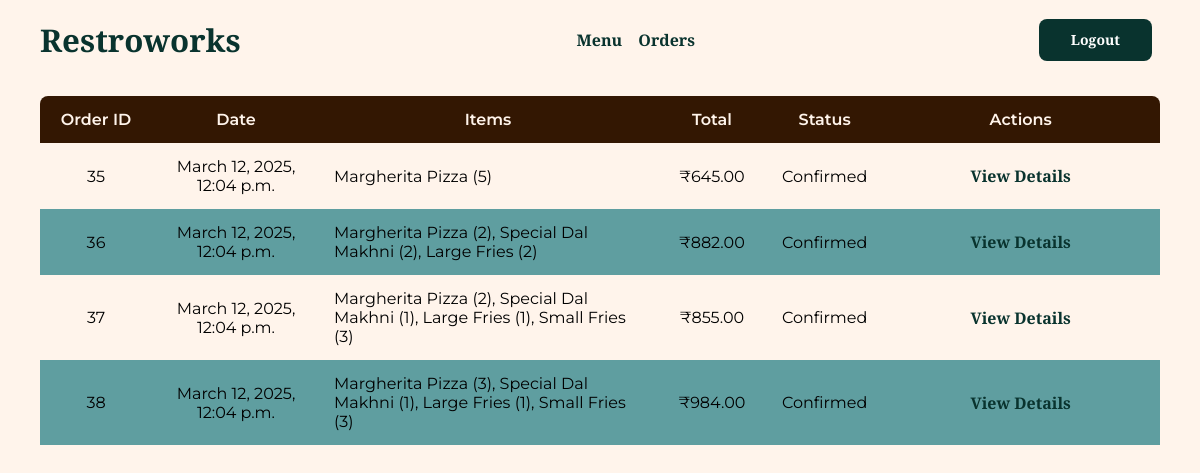
The app's page /orders/view/all (signed in), older data.
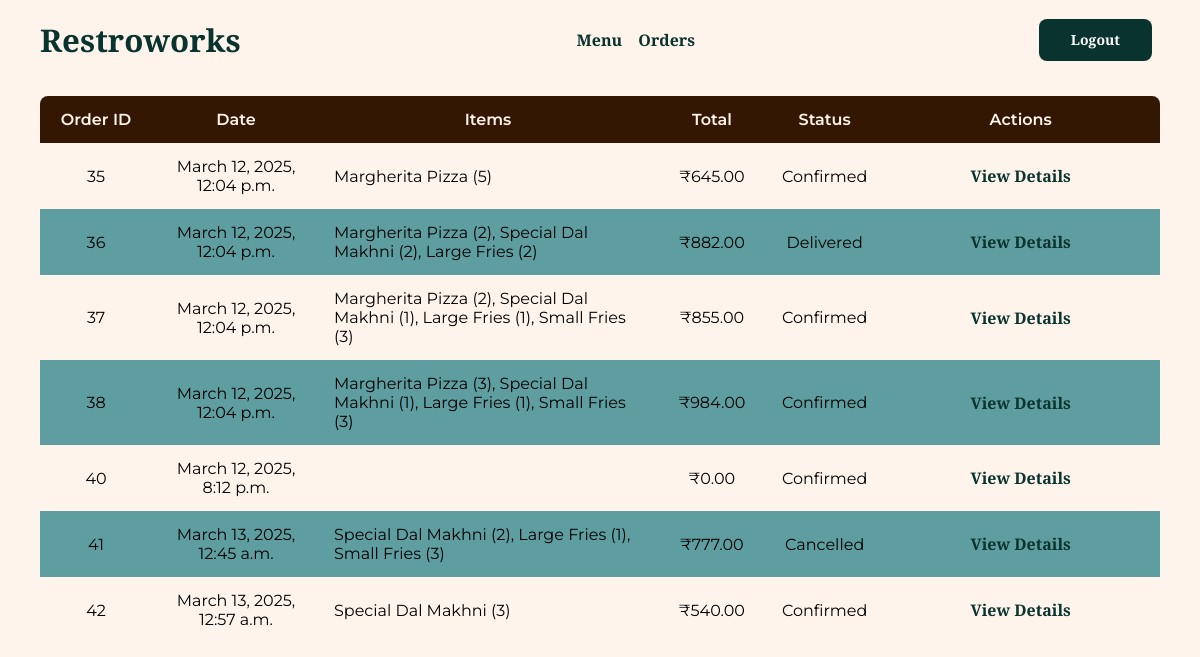
The same page, newer data.
### orders/models.py (models this page shows, shortened)
class Order(models.Model):
    customer = models.ForeignKey(
        Customer, on_delete=models.CASCADE, related_name="orders"
    )
    status = models.IntegerField(choices=STATUS_CHOICES, default=1)
    total_price = models.DecimalField(max_digits=10, decimal_places=2, default=0.00)
    created_at = models.DateTimeField(auto_now_add=True)
    updated_at = models.DateTimeField(auto_now=True)

class OrderItem(models.Model):
    order = models.ForeignKey(Order, on_delete=models.CASCADE, related_name="items")
    menu_item = models.ForeignKey(MenuItem, on_delete=models.CASCADE)
    quantity = models.IntegerField()
    price = models.DecimalField(max_digits=10, decimal_places=2, default=0.00)

### menu/models.py (models this page shows)
class MenuItem(models.Model):
    name = models.CharField(max_length=100)
    description = models.TextField(max_length=500)
    image = models.ImageField(
        upload_to="menu/menu_items/",
        validators=[validate_image],
        help_text="Please upload an image with equal height and width.",
        null=True,
        blank=True,
        default="menu/default.png",
    )
    rating = models.FloatField(default=0.0, blank=True)
    price = models.DecimalField(max_digits=10, decimal_places=2)
    created_at = models.DateTimeField(auto_now_add=True)
    updated_at = models.DateTimeField(auto_now=True)  # to track item changes
    def __str__(self):
        return f"{self.name}"

### orders/views.py (the view)
# urls.py: path("view/all", login_required(views.OrderListView.as_view()), name="list_orders"),
class OrderListView(ListView):
    template_name = "order_list.html"
    model = Order
    context_object_name = "orders"
    def get_queryset(self):
        return (
            Order.objects.filter(customer__user=self.request.user)
            if not self.request.user.is_staff
            else Order.objects.all()
        )

### orders/templates/order_list.html (shortened to what this page needs)
{% extends "base.html" %}
{% block content %}
<div class="table-holder">
    <table class="query-table">
        <thead>
            <tr>
                <th>Order ID</th>
                <th>Date</th>
                <th>Items</th>
                <th>Total</th>
                <th>Status</th>
                <th>Actions</th>
            </tr>
        </thead>
        <tbody>
            {% for order in orders %}
            <tr>
                <td class="order-id">{{ order.id }}</td>
                <td class="order-date">{{ order.created_at }}</td>
                <td class="order-items">
                    <div class="item-overview">
                        {% for item in order.items.all %}
                        {{ item.menu_item }} ({{ item.quantity }}){% if not forloop.last %}, {% endif %}
                        {% endfor %}
                    </div>
                </td>
                <td class="order-total">₹{{ order.total_price }}</td>
                <td class="order-status">{{ order.get_status_display }}</td>
                <td class="order-actions">
                    <a href="/orders/view/{{ order.id }}" class="order-actions">View Details</a>
                </td>
            </tr>
            {% endfor %}
        </tbody>
    </table>
</div>
{% endblock content %}

### templates/base.html (shortened to what this page needs)
{% load static %}
<!DOCTYPE html>
<html lang="en">
  <head>
    <link rel="stylesheet" href="{% static 'css/styles.css' %}" />
  </head>
  <body>
    {% include "components/navbar.html" with title="Restroworks" logo="assets/restaurant.svg" %}
    <main class="main-content container">
      {% block content %}
      {% endblock content %}
    </main>
    <div class="spacer"></div>
  </body>
</html>

### templates/components/navbar.html (shortened to what this page needs)
{% load static %}
<header class="header">
  <div class="header-content container">
    <div class="navbar-logo">
      <a href="/accounts/home/">
        <h3 class="navbar-title">{{ title }}</h3>
      </a>
    </div>
    <div class="navbar-links">
      <a href="/menu/view/all">Menu</a>
      <a href="/orders/view/all">Orders</a>
    </div>
    <div class="buttons">
      {% if not user.is_authenticated %}
      <a href="/accounts/login/">
        {% include "components/button.html" with button_type="submit" button_style="btn-primary" button_text="Login" button_colour="1" %}
      </a>
      {% elif  user.is_authenticated %}
        <a href="/accounts/logout">
          {% include "components/button.html" with button_type="submit" button_style="btn-primary" button_text="Logout" button_colour="1" %}
        </a>
      {% endif %}
    </div>
  </div>
</header>
<div class="spacer"></div>

### templates/components/button.html
<button type="{{ button_type }}"class="{{ button_style }} clr-{{ button_colour }}">{{ button_text }}</button>

### static/css/styles.css (style rules this page uses)
* { margin: 0; padding: 0; box-sizing: border-box; }
:root { --text: #09332e; --background: #fff4eb; --primary: #09332e; --secondary: #331702; --accent: #167a6d; --secondary-accent: #7d3804; }
body { font-family: "Montserrat"; font-weight: 400; background-color: var(--background); }
h1, h2, h3, h4, h5 { font-family: "Libre Baskerville"; font-weight: 700; }
html { font-size: 100%; }
h3 { font-size: 1.954rem; }
.container { max-width: 1120px; margin-inline: auto; }
.header { position: fixed; width: 100%; height: 5rem; display: flex; align-items: center; justify-content: center; background-color: var(--background); }
.header-content { width: 100%; display: flex; align-items: center; justify-content: space-between; }
.navbar-logo { display: flex; align-items: center; gap: 0.5rem; }
.navbar-title { color: var(--primary); }
.navbar-links { display: flex; align-items: center; gap: 1rem; }
a:link, a:visited { text-decoration: none; color: var(--primary); font-family: "Libre Baskerville"; font-weight: 700; font-size: 1rem; }
.spacer { width: 100%; height: 6rem; }
.main-content { width: 100%; display: flex; align-items: center; justify-content: center; margin-bottom: 16px; flex-direction: column; }
.table-holder { width: 100%; }
.query-table { min-width: 100%; border-collapse: collapse; }
.query-table th:first-child { border-radius: 8px 0 0 0; }
.query-table th:last-child { border-radius: 0 8px 0 0; }
.query-table tr:nth-child(even) { background-color: cadetblue; }
.query-table th { background-color: var(--secondary); padding: 14px; color: var(--background); font-weight: 600; }
.query-table td { text-align: center; padding: 14px; }
td.order-items { text-align: left; width: 30%; }
.order-id { width: 10%; }
.order-date { width: 15%; }
.order-status, .order-total { width: 10%; }
.btn-primary, .btn-secondary { color: white; background-color: var(--primary); font-weight: 900; font-family: "Libre Baskerville"; border-radius: 0.5rem; font-size: 0.875rem; line-height: 2rem; padding-left: 2rem; padding-right: 2rem; padding-top: 0.3rem; padding-bottom: 0.3rem; cursor: pointer; text-align: center; align-items: center; border: none; }
.buttons { display: flex; align-items: center; justify-content: center; margin: 8px; gap: 1rem; }

Row changes from the older to the newer data that the page shows:
changed Order id 36: status "Confirmed" → "Delivered"
added Order: id "40", created_at "March 12, 2025, 8:12 p.m.", total_price "0.00", status "Confirmed"
added Order: id "41", created_at "March 13, 2025, 12:45 a.m.", total_price "777.00", status "Cancelled"
added OrderItem: menu_item "Special Dal Makhni", quantity "2", shown under "41"
added OrderItem: menu_item "Large Fries", quantity "1", shown under "41"
added OrderItem: menu_item "Small Fries", quantity "3", shown under "41"
added Order: id "42", created_at "March 13, 2025, 12:57 a.m.", total_price "540.00", status "Confirmed"
added OrderItem: menu_item "Special Dal Makhni", quantity "3", shown under "42"
